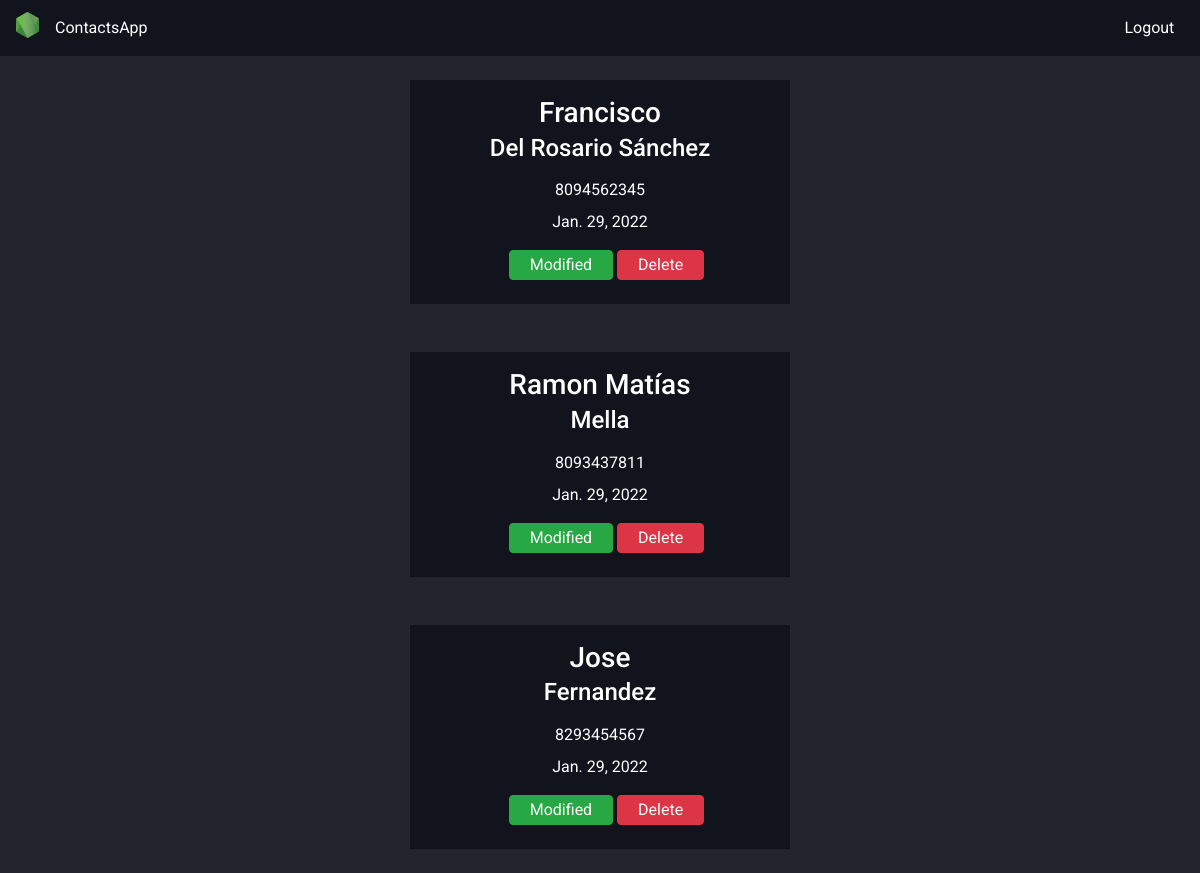
Screenshot of /all/contacts (signed in) with the database file from the repository.
### contacts/models.py (models this page shows, shortened)
class Contact(models.Model):
    name = models.CharField(max_length=40, blank=False, null=False)
    last_name = models.CharField(max_length=40, blank=False, null=False)
    telephone_number = models.CharField(max_length=10, blank=False, null=False)
    user = models.ForeignKey(User, on_delete=models.CASCADE, null=True)
    created = models.DateTimeField(auto_now_add=True)
    modified = models.DateTimeField(auto_now=True)

### contacts/views.py (the view)
# urls.py: path('all/contacts', contacts.All_contacts, name='contacts'),
@login_required(login_url='login')
def All_contacts(request):
    user = request.user
    contacts = Contact.objects.filter(user=user)
    return render(request, 'contacts/all_contacts.html', {'contacts':contacts})

### templates/contacts/all_contacts.html (shortened to what this page needs)
{% extends 'contacts/base.html' %}
{% block content %}
    <div class="container">
        {% for contact in contacts %}
            <div class="row justify-content-center py-4">
                <div class="col-4 pt-3 back">
                    <h3 class="text-center text-white mb-1">{{contact.name}}</h3>
                    <h4 class="text-center text-white">{{contact.last_name}}</h4>
                    <p class="text-center text-white mb-2 mt-3">{{contact.telephone_number}}</p>
                    <p class="text-center text-white">{{ contact.modified.date }}</p>
                    <div class="col pl-0">
                        <button class="btn btn-success offset-3 mb-4 p-0"><a href="{% url 'modified_contact' contact.pk %}" class="page-link border-0 bg-success text-white py-1 mx-2">Modified</a></button>
                        <button class="btn btn-danger mb-4 p-0"><a href="{% url 'delete_contact' contact.pk %}" class="page-link border-0 bg-danger text-white py-1 mx-2">Delete</a></button>
                    </div>
                </div>
            </div>
        {% endfor %}
    </div>
{% endblock %}

### static/css/base_contacts.css (style rules this page uses)
html, body { background: #22242e; height: 100%; width: 100%; font-family: 'Roboto', sans-serif; }

### templates/contacts/all_contacts.html (style rules this page uses)
.back { background-color: #11141d; }

### rows the page displays
Contact: name "Francisco", last_name "Del Rosario Sánchez", telephone_number "8094562345", modified "Jan. 29, 2022"
Contact: name "Ramon Matías", last_name "Mella", telephone_number "8093437811", modified "Jan. 29, 2022"
Contact: name "Jose", last_name "Fernandez", telephone_number "8293454567", modified "Jan. 29, 2022"
